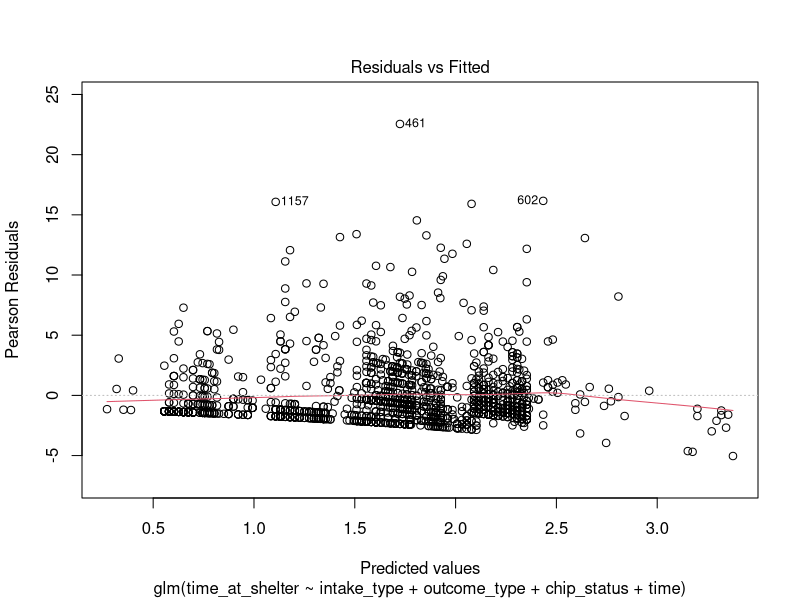
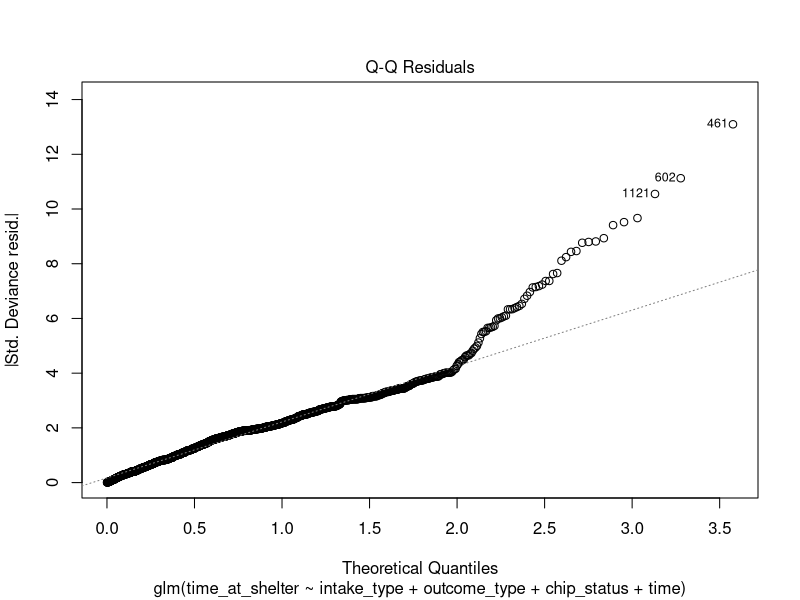
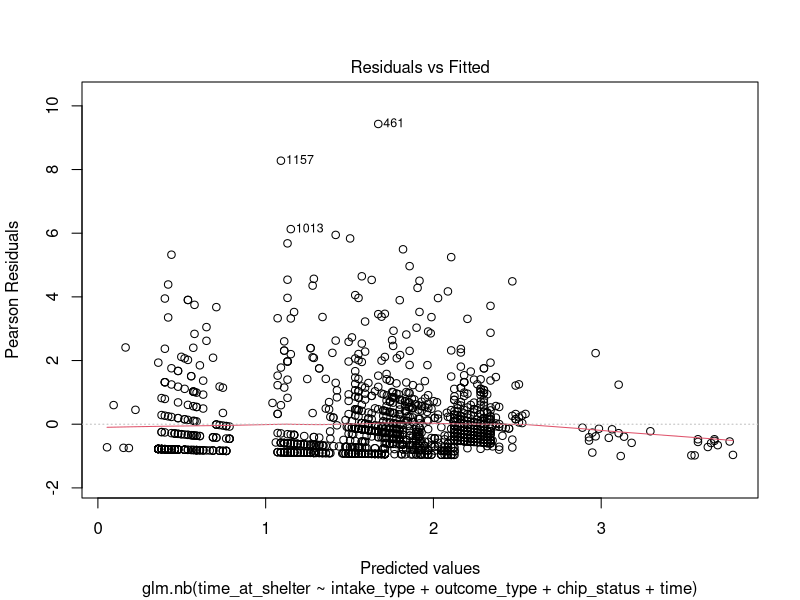
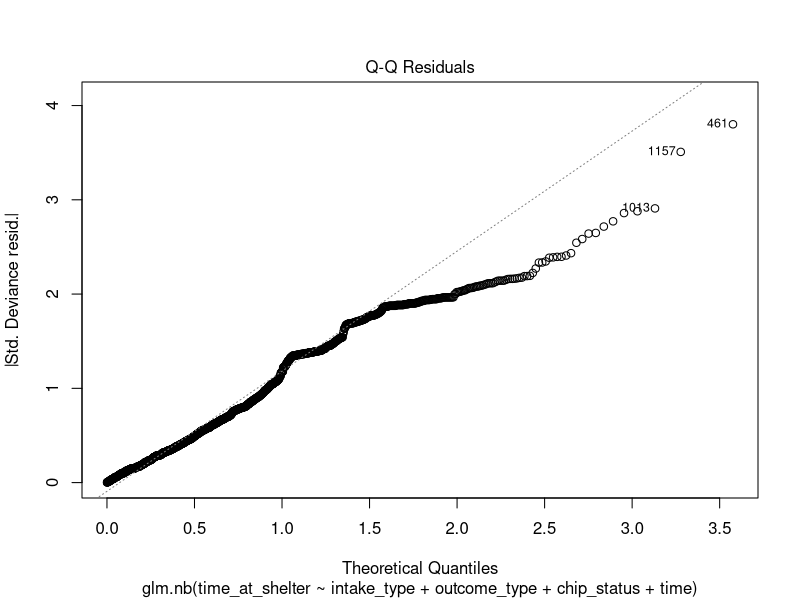

These figures' R source, in order:
## ---- chunk 1
library(MASS)
## ---- chunk 2
Animal <- read.csv("dataset16.csv")

Animal$year <- as.factor(Animal$year)
Animal$season <- ifelse(Animal$month %in% c(12, 1, 2), "Winter", Animal$month)
Animal$season <- ifelse(Animal$season %in% c(3, 4, 5), "Spring", Animal$season)
Animal$season <- ifelse(Animal$season %in% c(6, 7, 8), "Summer", Animal$season)
Animal$season <- ifelse(Animal$season %in% c(9, 10, 11), "Fall", Animal$season)
Animal$chip_status <- ifelse(Animal$chip_status == "SCAN CHIP", "Chip", "No Chip")
Animal <- subset(Animal, animal_type %in% c("CAT", "DOG"))
Animal$time <- Animal$month
Animal$time <- ifelse(Animal$year == 2017, Animal$month + 12, Animal$month)
## ---- chunk 3
# Full Model
poisson_model1 <- glm(time_at_shelter ~ animal_type + year + intake_type + outcome_type + chip_status + month, family = poisson, data = Animal)
summary(poisson_model1)
## ---- chunk 4
# Remove `animal_type`
poisson_model2 <- glm(time_at_shelter ~ year + intake_type + outcome_type + chip_status + month, family = poisson, data = Animal)
summary(poisson_model2)
## ---- chunk 5
# Include `time`
poisson_model3 <- glm(time_at_shelter ~ animal_type + intake_type + outcome_type + chip_status + time, family = poisson, data = Animal)
summary(poisson_model3)
## ---- chunk 6
# Remove `animal_type`
poisson_model4 <- glm(time_at_shelter ~ intake_type + outcome_type + chip_status + time, family = poisson, data = Animal)
summary(poisson_model4)
## ---- chunk 7
# Step Selection for Final Model
null.model <- glm(time_at_shelter ~ 1, family = poisson, data = Animal)
step.model <- step(null.model,scope = list(lower = null.model, upper = poisson_model3), direction = "both")
summary(step.model)
## ---- chunk 8
# Check Assumptions
residuals <- residuals(poisson_model4)

plot(poisson_model4, which = 1)
plot(poisson_model4, which = 2)
## ---- chunk 9
# Distribution Assumption
mean(Animal$time_at_shelter)
var(Animal$time_at_shelter)
## ---- chunk 10
# Full Model
negbin_model1 <- glm.nb(time_at_shelter ~ animal_type + intake_type + outcome_type + chip_status + year + month, data = Animal)
summary(negbin_model1)
## ---- chunk 11
# Use `season` to replace `month`
negbin_model2 <- glm.nb(time_at_shelter ~ animal_type + intake_type + outcome_type + chip_status + year + season, data = Animal)
summary(negbin_model2)
## ---- chunk 12
# Use `time` to replace `year` & `season`
negbin_model3 <- glm.nb(time_at_shelter ~ animal_type + intake_type + outcome_type + chip_status + time, data = Animal)
summary(negbin_model3)
## ---- chunk 13
# Remove `animal_type`
negbin_model4 <- glm.nb(time_at_shelter ~ intake_type + outcome_type + chip_status + time, data = Animal)
summary(negbin_model4)
## ---- chunk 14
# Step Selection for Final Model
null.model <- glm.nb(time_at_shelter ~ 1, data = Animal)
step.model <- step(null.model, scope = list(lower = null.model, upper = negbin_model3), direction = "both")
summary(step.model)
## ---- chunk 15
# Check Assumptions
residuals <- residuals(negbin_model4)

plot(negbin_model4, which = 1)
plot(negbin_model4, which = 2)
